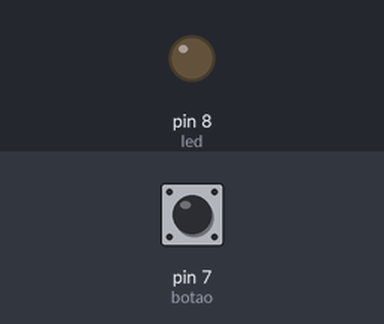
The sketch below on a simulated Arduino Uno, built with avr-gcc and run on an emulated ATmega328P. On the bench: output pins drawn as LEDs (lit = HIGH). The inputs (shaded band) are chosen by the test bench; at power-on: pin 7 (botao) LOW.

Above: at 1.2 s.
1.3 s: pin 7 (botao) pulled HIGH for 0.15 s
At 1.37 s:
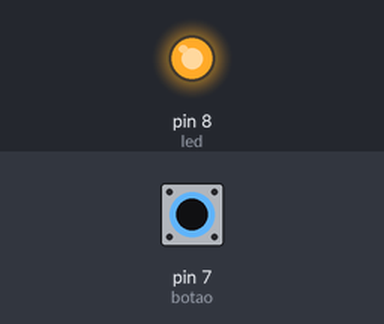
2.9 s: pin 7 (botao) pulled HIGH for 3.2 s
At 7.3 s:
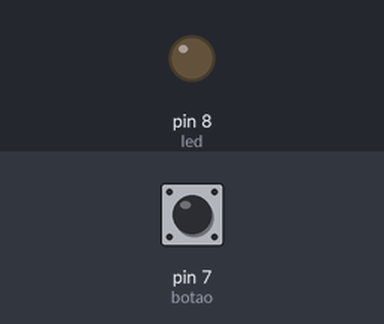
Timing chart, 0 to 8.8 s (numbered marks = the images above; inputs shaded):
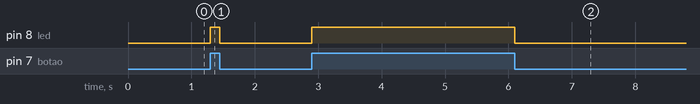

Measured:
- after the input at 1.3 s, pin 8 (led): LOW → HIGH at once, → LOW 0.15 s later
- after the input at 2.9 s, pin 8 (led): LOW → HIGH at once, → LOW 3.2 s later

The sketch:

AcenderLedBotao.ino
```cpp
//Declaração de constantes
const int led = 8;  //led no pino 8
const int botao = 7;  //led no pino 7
//variável que conterá os estados do botão (0 LOW, 1 HIGH)
int estadoBotao = 0;

//método setup, executado uma vez ao ligar o arduino
void setup()
{
  pinMode(led, OUTPUT); //pino 8 como saída
  pinMode(botao, INPUT); //definindo pino digital 7 como entrada
}

//método loop, executado enquanto o arduino estiver ligado
void loop()
{
  //lendo o estdo do pino 7, constante botao e atribuido
  //o resultado a variável estadoBotao
  estadoBotao =digitalRead(botao);

  //verificando o estdo do botao para definir se acenderá ou apagará
  if (estadoBotao == HIGH)
  {
    digitalWrite(led,HIGH);//botao pressionado acende o led
  } else
  {
    digitalWrite(led,LOW);//botao não pressionado apaga o led
  }
}
```
